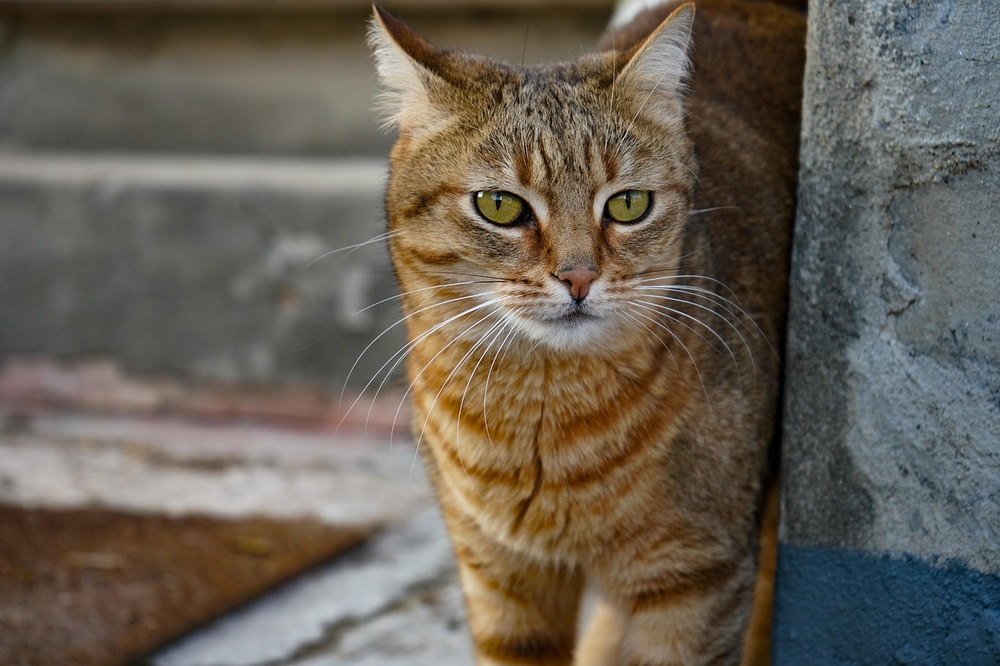
#> input picture 6/cat.jpg, 1000 x 666 px, shrunk from 1280 x 853 before the run
$ python ex5.py
#> lines starting #> are read from the running program, lines starting #| are printed output that depends on the picture
import cv2
import matplotlib.pyplot as plt

# 1. 이미지 불러오기 (컬러)
img = cv2.imread("cat.jpg")
#> img is the input picture: shape (666, 1000, 3); mean B, G, R 84.4, 95.5, 103.4

# 2. 흑백(Grayscale)으로 변환
gray = cv2.cvtColor(img, cv2.COLOR_BGR2GRAY)
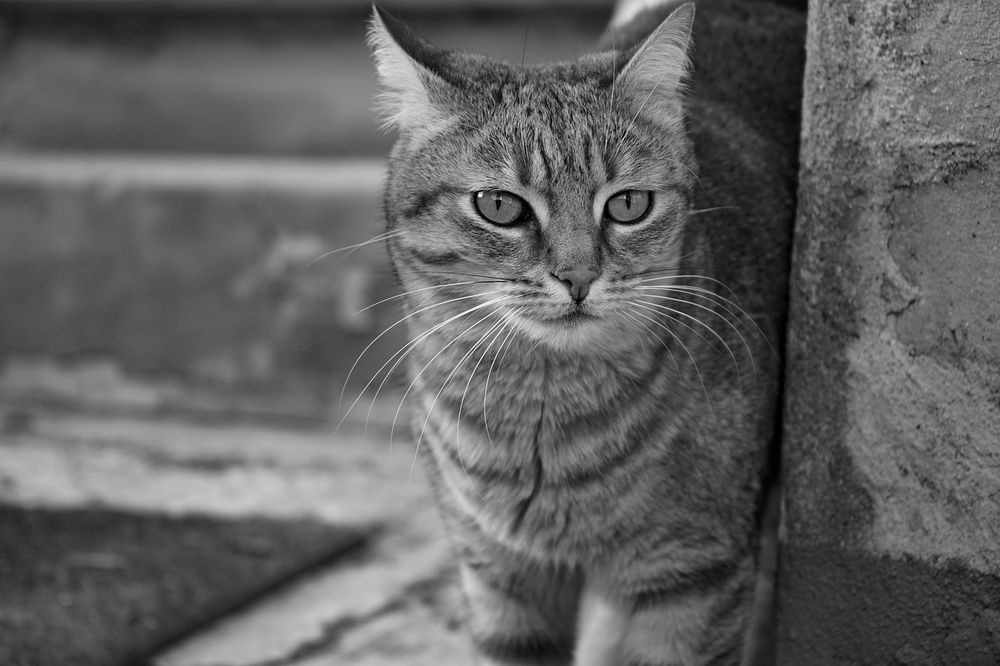
#> gray: shape (666, 1000); min 0, max 254, mean 96.6

# 3. 흑백 이미지 저장
cv2.imwrite("gray_image.jpg", gray)

# 4. 저장된 이미지 다시 불러오기
loaded_img = cv2.imread("gray_image.jpg")
#> loaded_img: shape (666, 1000, 3); min 0, max 255, mean 96.6

# 5. 이미지 출력
plt.imshow(loaded_img, cmap='gray')
plt.title("Loaded Grayscale Image")
plt.axis("off")
plt.show()

$ run again, with 6/cow.jpg copied over 6/cat.jpg
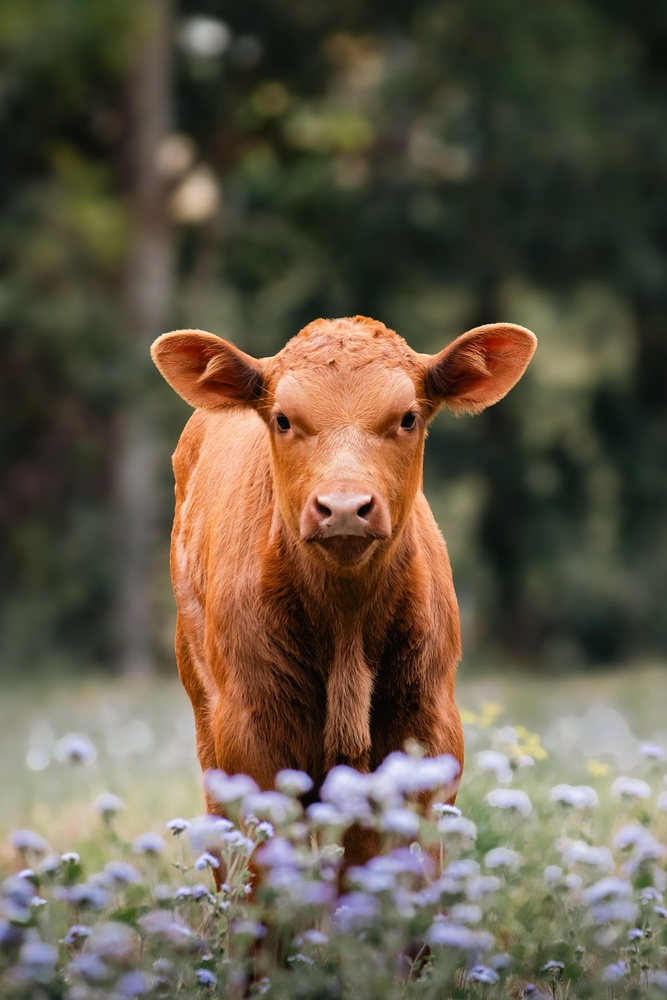
#> input picture 6/cow.jpg, 667 x 1000 px, shrunk from 1280 x 1920 before the run
#> img is the input picture: shape (1000, 667, 3); mean B, G, R 73, 89.6, 99.8
#> `gray = cv2.cvtColor(img, cv2.COLOR_BGR2GRAY)`:
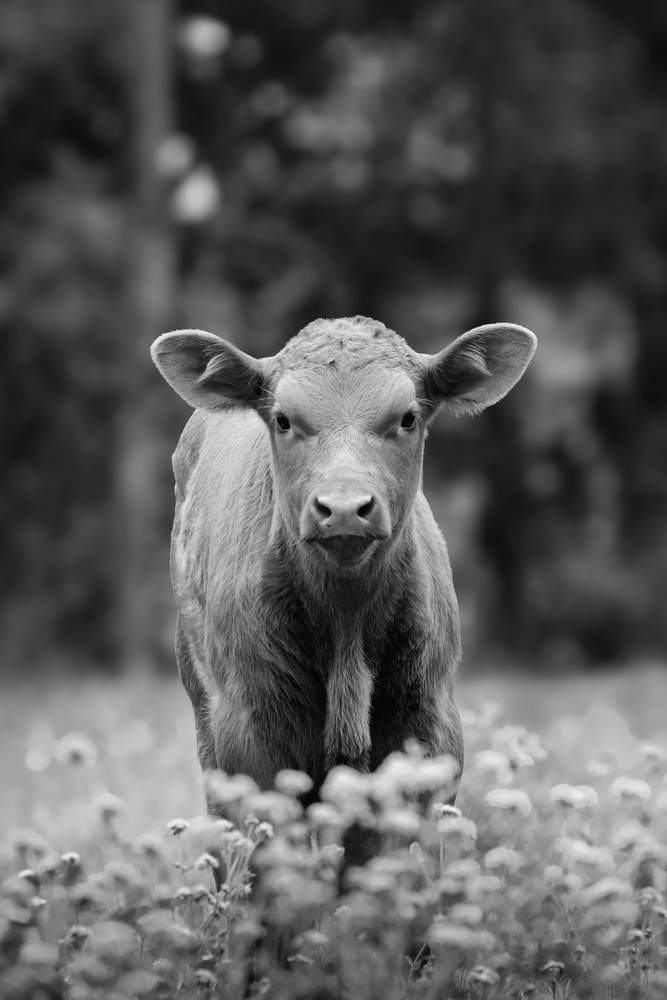
#> gray: shape (1000, 667); min 1, max 245, mean 90.7

$ run again, with 6/puppy.jpg copied over 6/cat.jpg
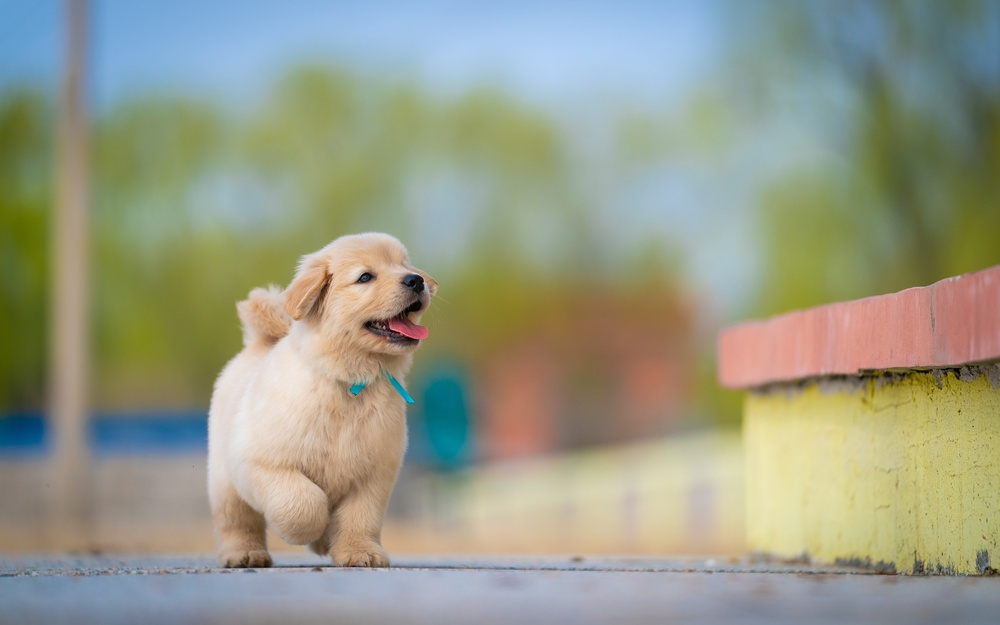
#> input picture 6/puppy.jpg, 1000 x 625 px, shrunk from 5837 x 3648 before the run
#> img is the input picture: shape (625, 1000, 3); mean B, G, R 135.8, 155, 151.7
#> `gray = cv2.cvtColor(img, cv2.COLOR_BGR2GRAY)`:
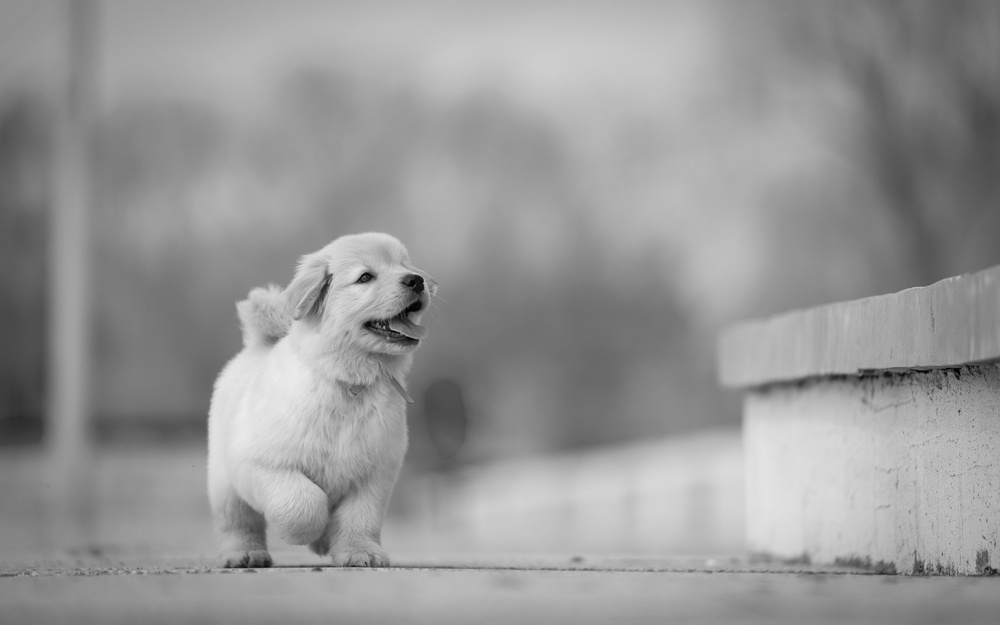
#> gray: shape (625, 1000); min 0, max 236, mean 151.8
